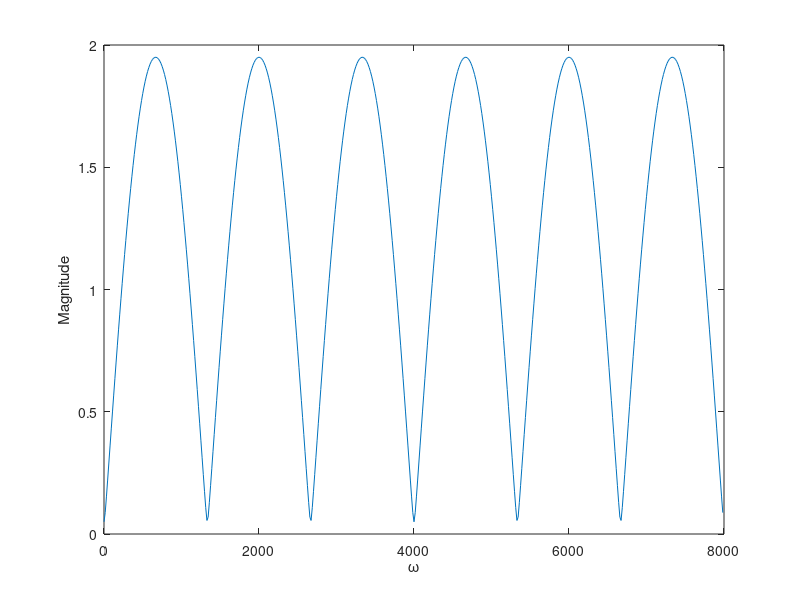

Write MATLAB code to recreate this figure.
pkg load control;
pkg load signal;

% a)
alpha = -0.95;
h = [1 0 0 0 0 0 alpha];
zplane(h)

% b)
grid = [0:1/512:1 - 1/512];
% [H, W] = freqz(h, 1);
[H, W] = freqz(h, 1, 512, 'whole', 8e3);
plot(W, abs(H))
xlabel('\omega');
ylabel('Magnitude');
printf("done\n")
% xlabel('\omega/\pi');

% HFIR = sqrt(1 + 2 * alpha * cos(6 .* W) + alpha^2);
% pause()

% hold on
% % plot(grid, HFIR, 'm')
% hold off
